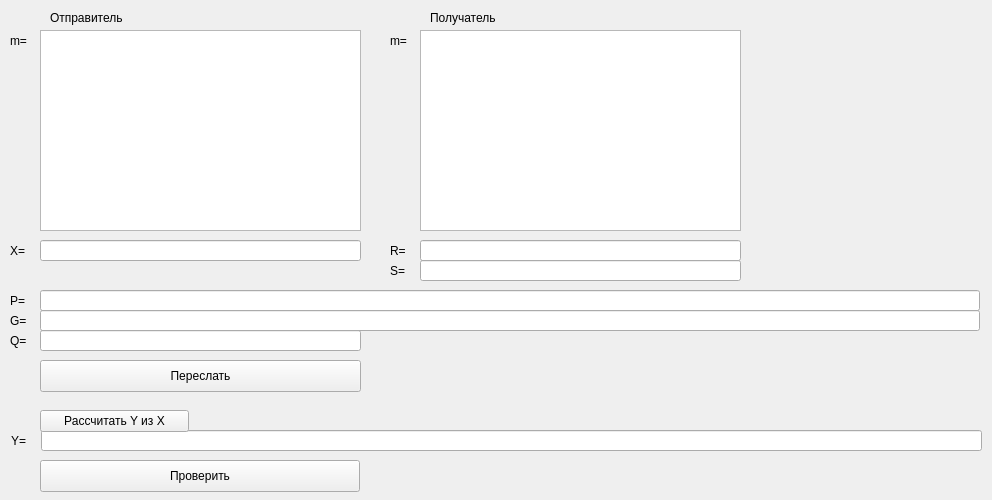
<?xml version="1.0" encoding="UTF-8"?>
<ui version="4.0">
 <class>MainWindow</class>
 <widget class="QMainWindow" name="MainWindow">
  <property name="geometry">
   <rect>
    <x>0</x>
    <y>0</y>
    <width>992</width>
    <height>500</height>
   </rect>
  </property>
  <property name="windowTitle">
   <string>Подпись DSA</string>
  </property>
  <widget class="QWidget" name="centralWidget">
   <widget class="QTextEdit" name="eMessageSender">
    <property name="geometry">
     <rect>
      <x>40</x>
      <y>30</y>
      <width>321</width>
      <height>201</height>
     </rect>
    </property>
   </widget>
   <widget class="QTextEdit" name="eMessageGetter">
    <property name="geometry">
     <rect>
      <x>420</x>
      <y>30</y>
      <width>321</width>
      <height>201</height>
     </rect>
    </property>
   </widget>
   <widget class="QLineEdit" name="eX">
    <property name="geometry">
     <rect>
      <x>40</x>
      <y>240</y>
      <width>321</width>
      <height>21</height>
     </rect>
    </property>
   </widget>
   <widget class="QLabel" name="label">
    <property name="geometry">
     <rect>
      <x>10</x>
      <y>240</y>
      <width>31</width>
      <height>21</height>
     </rect>
    </property>
    <property name="text">
     <string>X=</string>
    </property>
   </widget>
   <widget class="QLineEdit" name="eP">
    <property name="geometry">
     <rect>
      <x>40</x>
      <y>290</y>
      <width>940</width>
      <height>21</height>
     </rect>
    </property>
    <property name="readOnly">
     <bool>true</bool>
    </property>
   </widget>
   <widget class="QLabel" name="label_2">
    <property name="geometry">
     <rect>
      <x>10</x>
      <y>290</y>
      <width>31</width>
      <height>21</height>
     </rect>
    </property>
    <property name="text">
     <string>P=</string>
    </property>
   </widget>
   <widget class="QLabel" name="label_3">
    <property name="geometry">
     <rect>
      <x>10</x>
      <y>310</y>
      <width>31</width>
      <height>21</height>
     </rect>
    </property>
    <property name="text">
     <string>G=</string>
    </property>
   </widget>
   <widget class="QLineEdit" name="eG">
    <property name="geometry">
     <rect>
      <x>40</x>
      <y>310</y>
      <width>940</width>
      <height>21</height>
     </rect>
    </property>
    <property name="readOnly">
     <bool>true</bool>
    </property>
   </widget>
   <widget class="QPushButton" name="btnSend">
    <property name="geometry">
     <rect>
      <x>40</x>
      <y>360</y>
      <width>321</width>
      <height>32</height>
     </rect>
    </property>
    <property name="text">
     <string>Переслать</string>
    </property>
   </widget>
   <widget class="QLineEdit" name="eR">
    <property name="geometry">
     <rect>
      <x>420</x>
      <y>240</y>
      <width>321</width>
      <height>21</height>
     </rect>
    </property>
    <property name="readOnly">
     <bool>false</bool>
    </property>
   </widget>
   <widget class="QLabel" name="label_4">
    <property name="geometry">
     <rect>
      <x>390</x>
      <y>240</y>
      <width>31</width>
      <height>21</height>
     </rect>
    </property>
    <property name="text">
     <string>R=</string>
    </property>
   </widget>
   <widget class="QLabel" name="label_5">
    <property name="geometry">
     <rect>
      <x>390</x>
      <y>260</y>
      <width>31</width>
      <height>21</height>
     </rect>
    </property>
    <property name="text">
     <string>S=</string>
    </property>
   </widget>
   <widget class="QLineEdit" name="eS">
    <property name="geometry">
     <rect>
      <x>420</x>
      <y>260</y>
      <width>321</width>
      <height>21</height>
     </rect>
    </property>
    <property name="readOnly">
     <bool>false</bool>
    </property>
   </widget>
   <widget class="QPushButton" name="btnCheck">
    <property name="geometry">
     <rect>
      <x>40</x>
      <y>460</y>
      <width>320</width>
      <height>32</height>
     </rect>
    </property>
    <property name="text">
     <string>Проверить</string>
    </property>
   </widget>
   <widget class="QLineEdit" name="eY">
    <property name="geometry">
     <rect>
      <x>41</x>
      <y>430</y>
      <width>941</width>
      <height>21</height>
     </rect>
    </property>
    <property name="readOnly">
     <bool>true</bool>
    </property>
   </widget>
   <widget class="QLabel" name="label_6">
    <property name="geometry">
     <rect>
      <x>11</x>
      <y>430</y>
      <width>29</width>
      <height>21</height>
     </rect>
    </property>
    <property name="text">
     <string>Y=</string>
    </property>
   </widget>
   <widget class="QLineEdit" name="eQ">
    <property name="geometry">
     <rect>
      <x>40</x>
      <y>330</y>
      <width>321</width>
      <height>21</height>
     </rect>
    </property>
    <property name="text">
     <string/>
    </property>
    <property name="readOnly">
     <bool>true</bool>
    </property>
   </widget>
   <widget class="QLabel" name="label_7">
    <property name="geometry">
     <rect>
      <x>10</x>
      <y>330</y>
      <width>30</width>
      <height>21</height>
     </rect>
    </property>
    <property name="text">
     <string>Q=</string>
    </property>
   </widget>
   <widget class="QLabel" name="label_8">
    <property name="geometry">
     <rect>
      <x>390</x>
      <y>30</y>
      <width>30</width>
      <height>21</height>
     </rect>
    </property>
    <property name="text">
     <string>m=</string>
    </property>
   </widget>
   <widget class="QLabel" name="label_9">
    <property name="geometry">
     <rect>
      <x>10</x>
      <y>30</y>
      <width>30</width>
      <height>21</height>
     </rect>
    </property>
    <property name="text">
     <string>m=</string>
    </property>
   </widget>
   <widget class="QLabel" name="lblValid">
    <property name="geometry">
     <rect>
      <x>370</x>
      <y>460</y>
      <width>320</width>
      <height>31</height>
     </rect>
    </property>
    <property name="text">
     <string/>
    </property>
   </widget>
   <widget class="QPushButton" name="btnCalculateY">
    <property name="geometry">
     <rect>
      <x>40</x>
      <y>410</y>
      <width>149</width>
      <height>22</height>
     </rect>
    </property>
    <property name="text">
     <string>Рассчитать Y из X</string>
    </property>
   </widget>
   <widget class="QLabel" name="label_10">
    <property name="geometry">
     <rect>
      <x>50</x>
      <y>10</y>
      <width>81</width>
      <height>16</height>
     </rect>
    </property>
    <property name="text">
     <string>Отправитель</string>
    </property>
   </widget>
   <widget class="QLabel" name="label_11">
    <property name="geometry">
     <rect>
      <x>430</x>
      <y>10</y>
      <width>81</width>
      <height>16</height>
     </rect>
    </property>
    <property name="text">
     <string>Получатель</string>
    </property>
   </widget>
  </widget>
 </widget>
 <layoutdefault spacing="6" margin="11"/>
 <resources/>
 <connections/>
</ui>
